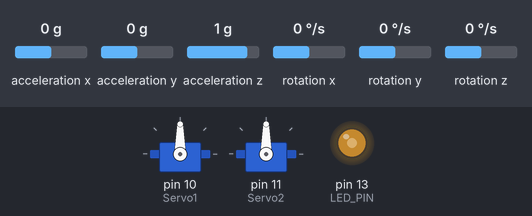
This sketch was run on a simulated Arduino Uno, built with avr-gcc and run on an emulated ATmega328P. Parts: 2 × servo, output pins drawn as LEDs (lit = HIGH). Inputs (shaded band) come from the test bench; at power-on: acceleration x 0 g, acceleration y 0 g, acceleration z 1 g, rotation x 0 °/s, rotation y 0 °/s, rotation z 0 °/s. What the sketch prints to the serial monitor is not drawn.

Above: at 3.2 s.
3.3 s: acceleration x set to -1.4 g
At 3.48 s:
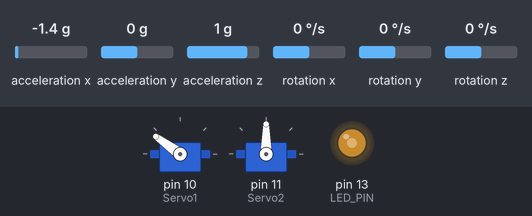
6.3 s: acceleration y set to -1.4 g
At 7.54 s:
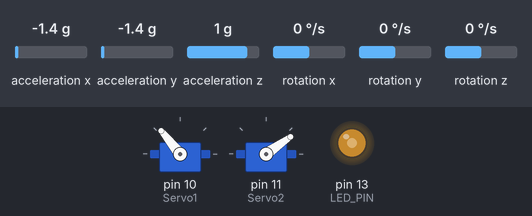
9.3 s: acceleration z set to -1.4 g
At 9.78 s:
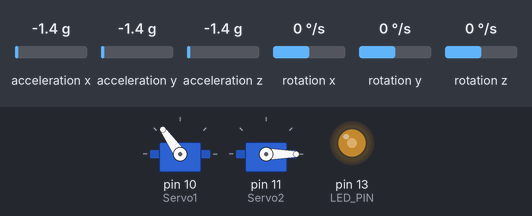
12.3 s: acceleration x set to -0.8 g
At 12.42 s:
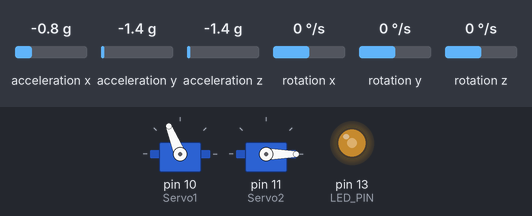
15.3 s: acceleration y set to -0.1 g
At 15.48 s:
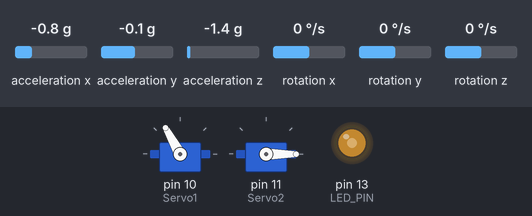
18.3 s: acceleration y set to 0.2 g
At 18.94 s:
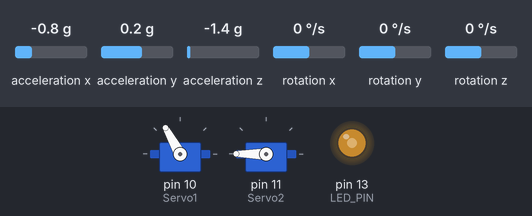
Timing chart, 0 to 22.3 s (numbered marks = the images above; inputs shaded):
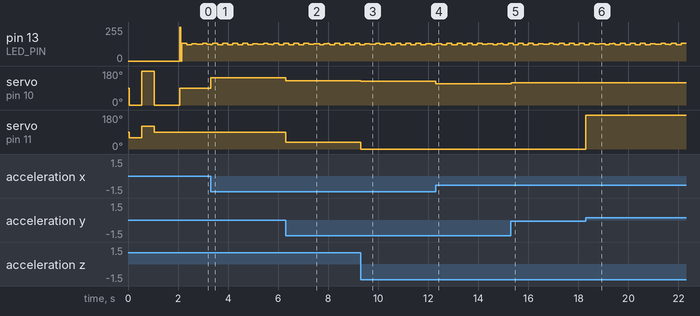

Measured:
- the behaviour switches between 0 and 0.1 g on acceleration y (found by bisection; images 5 and 6)
- after the input at 3.3 s, servo on pin 10 (Servo1): 90° → 144° at once
- after the input at 6.3 s, servo on pin 10 (Servo1): 144° → 129° at once; servo on pin 11 (Servo2): 90° → 35° at once
- after the input at 9.3 s, servo on pin 10 (Servo1): 129° → 125° at once; servo on pin 11 (Servo2): 35° → 0° at once
- after the input at 12.3 s, servo on pin 10 (Servo1): 125° → 112° at once
- after the input at 15.3 s, servo on pin 10 (Servo1): 112° → 119° at once
- after the input at 18.3 s, servo on pin 11 (Servo2): 0° → 180° at once

The sketch:

inercialSerial.ino
```cpp
// (licence header left out)
//Permission is hereby granted, free of charge, to any person obtaining a copy
//of this software and associated documentation files (the "Software"), to deal
//in the Software without restriction, including without limitation the rights
//to use, copy, modify, merge, publish, distribute, sublicense, and/or sell
//copies of the Software, and to permit persons to whom the Software is
//furnished to do so, subject to the following conditions:

//The above copyright notice and this permission notice shall be included in all
//copies or substantial portions of the Software.

//THE SOFTWARE IS PROVIDED "AS IS", WITHOUT WARRANTY OF ANY KIND, EXPRESS OR
//IMPLIED, INCLUDING BUT NOT LIMITED TO THE WARRANTIES OF MERCHANTABILITY,
//FITNESS FOR A PARTICULAR PURPOSE AND NONINFRINGEMENT. IN NO EVENT SHALL THE
//AUTHORS OR COPYRIGHT HOLDERS BE LIABLE FOR ANY CLAIM, DAMAGES OR OTHER
//LIABILITY, WHETHER IN AN ACTION OF CONTRACT, TORT OR OTHERWISE, ARISING FROM,
//OUT OF OR IN CONNECTION WITH THE SOFTWARE OR THE USE OR OTHER DEALINGS IN THE
//SOFTWARE.
//

// Servo Connection
// BROWN - gnd
// red - 5v
// yellow - d10 (pwm on Sero 1)
//        - d11 (servo 2)

// MPU Connection
//
// VCC - 5v
// GND - GND
// SCL - A5 (w/ 10k PuR)
// SDA - A4 (w/ 10k PuR)
// INT - D2 (not used)

#include <Servo.h>
#include "I2Cdev.h"
#include "MPU6050_6Axis_MotionApps20.h"
//#include "MPU6050.h" // not necessary if using MotionApps include file
#if I2CDEV_IMPLEMENTATION == I2CDEV_ARDUINO_WIRE
#include "Wire.h"
#endif

#define LED_PIN 13
bool blinkState = true;

Servo Servo1;   // First Servo off the chassis
Servo Servo2;   // Second Servo off the chassis

int Servo1Pos = 0;
int Servo2Pos = 0;

byte qua[4];
float r[3][3];
float ang[3];
byte euler[3];

float mpuPitch = 0;
float mpuRoll = 0;
float mpuYaw = 0;


// define MPU instance
MPU6050 mpu;                    // class default I2C address is 0x68; specific I2C addresses may be passed as a parameter here

// MPU control/status vars
uint8_t mpuIntStatus;   // holds actual interrupt status byte from MPU
uint8_t devStatus;      // return status after each device operation (0 = success, !0 = error)
uint16_t packetSize;    // expected DMP packet size (default is 42 bytes)
uint16_t fifoCount;     // count of all bytes currently in FIFO
uint8_t fifoBuffer[64]; // FIFO storage buffer

// orientation/motion vars
Quaternion q;           // [w, x, y, z]         quaternion container
VectorInt16 aa;         // [x, y, z]            accel sensor measurements
VectorInt16 aaReal;     // [x, y, z]            gravity-free accel sensor measurements
VectorInt16 aaWorld;    // [x, y, z]            world-frame accel sensor measurements
VectorFloat gravity;    // [x, y, z]            gravity vector
float ypr[3];           // [yaw, pitch, roll]   yaw/pitch/roll container and gravity vector

// relative ypr[x] usage based on sensor orientation when mounted, e.g. ypr[PITCH]
#define PITCH   1     // defines the position within ypr[x] variable for PITCH; may vary due to sensor orientation when mounted
#define ROLL  2     // defines the position within ypr[x] variable for ROLL; may vary due to sensor orientation when mounted
#define YAW   0     // defines the position within ypr[x] variable for YAW; may vary due to sensor orientation when mounted

// ================================================================
// ===                      INITIAL SETUP                       ===
// ================================================================

void setup()
{

  Servo1.attach(10);  // attaches the servo on D11 to the servo object
  Servo2.attach(11);  // Second servo on D11
  delay(50);
  Servo1.write(0);  // These are command checks to see if the servos work and
  Servo2.write(60); // to help w/ the initial installation.
  delay(500);   // Make sure these movements are clear from the rest of the chassis.
  Servo1.write(180);
  Servo2.write(120);
  delay(500);
  Servo1.write(0);
  Servo2.write(90);
  delay(500);

  // join I2C bus (I2Cdev library doesn't do this automatically)
#if I2CDEV_IMPLEMENTATION == I2CDEV_ARDUINO_WIRE
  Wire.begin();
  TWBR = 24; // 400kHz I2C clock (200kHz if CPU is 8MHz)
#elif I2CDEV_IMPLEMENTATION == I2CDEV_BUILTIN_FASTWIRE
  Fastwire::setup(400, true);
#endif

  Serial.begin(9600);
  while (!Serial);      // wait for Leonardo enumeration, others continue immediately

  // initialize device
  Serial.println(F("Initializing I2C devices..."));
  mpu.initialize();

  // verify connection
//  Serial.println(F("Testing device connections..."));
//  Serial.println(mpu.testConnection() ? F("MPU6050 connection successful") : F("MPU6050 connection failed"));

  // load and configure the DMP
//  Serial.println(F("Initializing DMP"));
  devStatus = mpu.dmpInitialize();


  // INPUT CALIBRATED OFFSETS HERE; SPECIFIC FOR EACH UNIT AND EACH MOUNTING CONFIGURATION!!!!

  mpu.setXGyroOffset(118);
  mpu.setYGyroOffset(-44);
  mpu.setZGyroOffset(337);
  mpu.setXAccelOffset(-651);
  mpu.setYAccelOffset(670);
  mpu.setZAccelOffset(1895);

  // make sure it worked (returns 0 if so)
  if (devStatus == 0)
  {
    // turn on the DMP, now that it's ready
//    Serial.println(F("Enabling DMP"));
    mpu.setDMPEnabled(true);

    // enable Arduino interrupt detection
//    Serial.println(F("Enabling interrupt detection (Arduino external interrupt 0)"));
    mpuIntStatus = mpu.getIntStatus();

    // get expected DMP packet size for later comparison
    packetSize = mpu.dmpGetFIFOPacketSize();
  }
  else
  {
    // ERROR!
    // 1 = initial memory load failed, 2 = DMP configuration updates failed (if it's going to break, usually the code will be 1)
    Serial.print(F("DMP Initialization failed code = "));
    Serial.println(devStatus);
  }

  // configure LED for output
  pinMode(LED_PIN, OUTPUT);

} // setup()


// ================================================================
// ===                    MAIN PROGRAM LOOP                     ===
// ================================================================

void loop(void)
{
  processAccelGyro();
}   // loop()

void serialEvent() {
  while (Serial.available()) {
    if(q.w >= 0) qua[0] = (byte)(q.w*255.0);
    else qua[0] = (byte)((q.w + 1.0)*255.0/2.0);
    if(q.x >= 0) qua[1] = (byte)(q.x*255.0);
    else qua[1] = (byte)((q.x + 1.0)*255.0/2.0);
    if(q.y >= 0) qua[2] = (byte)(q.y*255.0);
    else qua[2] = (byte)((q.y + 1.0)*255.0/2.0);
    if(q.z >= 0) qua[3] = (byte)(q.z*255.0);
    else qua[3] = (byte)((q.z + 1.0)*255.0/2.0);
    char inChar = (char)Serial.read();
    Serial.print(qua[0]);
    Serial.print(" ");
    Serial.print(qua[1]);
    Serial.print(" ");
    Serial.print(qua[2]);
    Serial.print(" ");
    Serial.println(qua[3]);

//Não funfa
//    r[0][0] = 2.0*q.w*q.w - 1.0 + 2.0*q.x*q.x;
//    r[1][0] = 2.0*(q.x*q.y - q.x*q.z);
//    r[2][0] = 2.0*(q.x*q.z + q.w*q.y);
//    r[2][1] = 2.0*(q.y*q.z + q.w*q.x);
//    r[2][2] = 2.0*q.w*q.w - 1.0 + 2.0*q.z*q.z;
//    ang[0] = atan2(r[2][1],r[2][2]);
//    ang[1] = atan(r[2][0]/(sqrt(1.0 - r[2][0])*sqrt(1.0 - r[2][0])));
//    ang[2] = atan2(r[1][0],r[0][0]);
//    if(ang[0] >= 0.00) euler[0] = (byte)(ang[0]*255.0/90.0);
//    else euler[0] = (byte)((ang[0] + 90.0)*255.0/180.0);
//    if(ang[1] >= 0.00) euler[1] = (byte)(ang[1]*255.0/90.0);
//    else euler[1] = (byte)((ang[1] + 90.0)*255.0/180.0);
//    if(ang[2] >= 0.00) euler[2] = (byte)(ang[2]*255.0/90.0);
//    else euler[2] = (byte)((ang[2] + 90.0)*255.0/180.0);
//    Serial.print(euler[0]);
//    Serial.print(" ");
//    Serial.print(euler[1]);
//    Serial.print(" ");
//    Serial.println(euler[2]);
  }
}

// ================================================================
// ===                    PROCESS ACCEL/GYRO IF AVAILABLE       ===
// ================================================================

void processAccelGyro()
{

  // Get INT_STATUS byte
  mpuIntStatus = mpu.getIntStatus();

  // get current FIFO count
  fifoCount = mpu.getFIFOCount();

  // check for overflow (this should never happen unless our code is too inefficient)
  if ((mpuIntStatus & 0x10) || fifoCount == 1024)
  {
    // reset so we can continue cleanly
    mpu.resetFIFO();
    Serial.println(F("FIFO overflow!"));
    return;
  }

  if (mpuIntStatus & 0x02)  // otherwise continue processing
  {
    // check for correct available data length
    if (fifoCount < packetSize)
      return; //  fifoCount = mpu.getFIFOCount();

    // read a packet from FIFO
    mpu.getFIFOBytes(fifoBuffer, packetSize);

    // track FIFO count here in case there is > 1 packet available
    fifoCount -= packetSize;

    // flush buffer to prevent overflow
    mpu.resetFIFO();

    // display Euler angles in degrees
    mpu.dmpGetQuaternion(&q, fifoBuffer);
    mpu.dmpGetGravity(&gravity, &q);
    mpu.dmpGetYawPitchRoll(ypr, &q, &gravity);
    mpuRoll = ypr[ROLL] * 180 / M_PI;
    mpuPitch = ypr[PITCH] * 180 / M_PI;
    mpuYaw  = ypr[YAW] * 180 / M_PI;

    // flush buffer to prevent overflow
    mpu.resetFIFO();

    // blink LED to indicate activity
    blinkState = !blinkState;
    digitalWrite(LED_PIN, blinkState);

    // flush buffer to prevent overflow
    mpu.resetFIFO();

    Servo1.write(-mpuPitch + 90);
    Servo2.write(mpuRoll + 90);
//    Serial.println(-mpuPitch + 90);
//    Serial.println(mpuRoll + 90);
    //delay(10);

    // flush buffer to prevent overflow
    mpu.resetFIFO();

  } // if (mpuIntStatus & 0x02)
}  // processAccelGyro()
```
